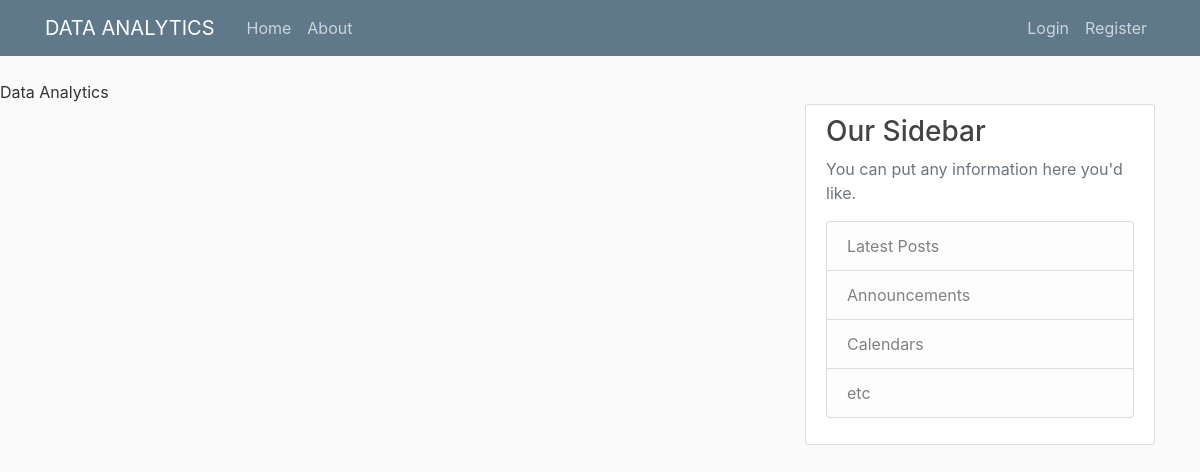
The app's page /home, older data.
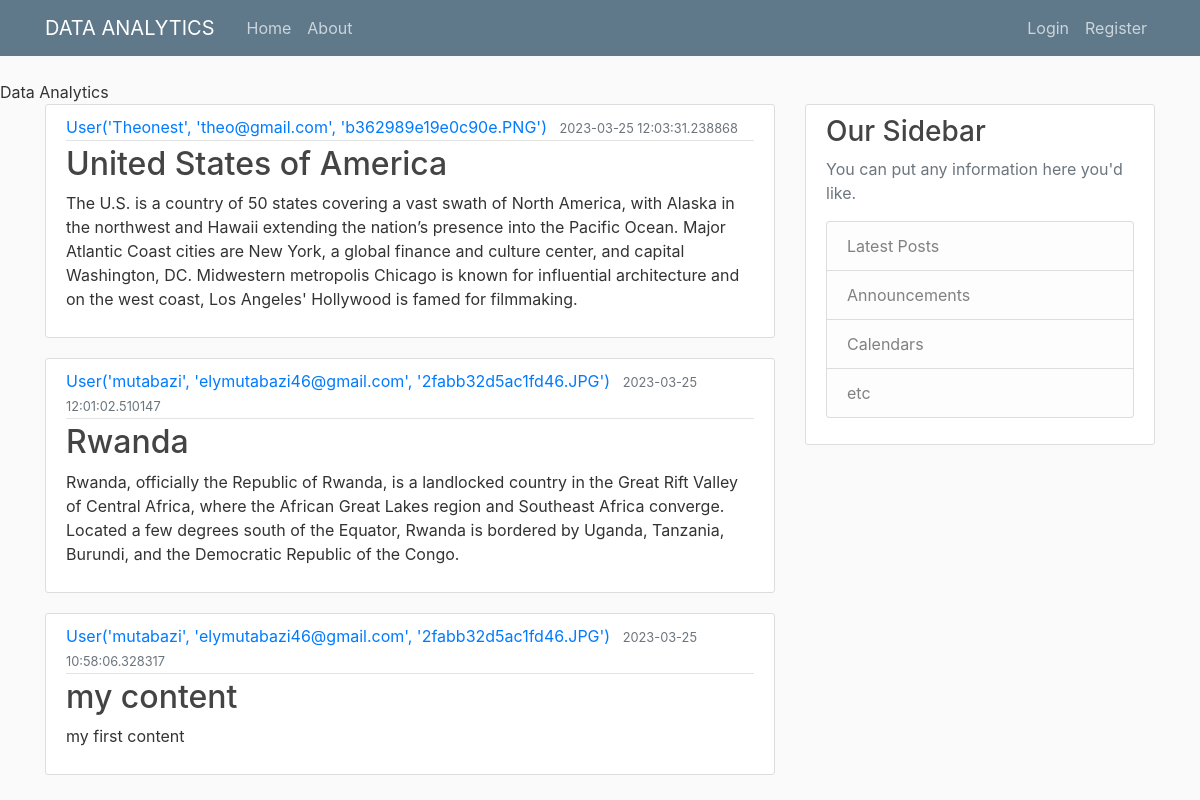
The same page, newer data.
### app/models.py (models this page shows, shortened)
class Post(db.Model):
    id= db.Column(db.Integer, primary_key= True)
    title= db.Column(db.String(100),nullable= False)
    date_posted= db.Column(db.DateTime, nullable= False, default=datetime.utcnow)
    content= db.Column(db.Text, nullable= False)
    user_id= db.Column(db.Integer, db.ForeignKey('user.id'), nullable= False)

class User(db.Model, UserMixin):
    id= db.Column(db.Integer, primary_key= True)
    username= db.Column(db.String(20), unique= True, nullable= False)
    email= db.Column(db.String(120), unique= True, nullable= False)
    image_file= db.Column(db.String(20), nullable= False, default= 'default.jpg')
    password= db.Column(db.String(60), nullable= False)
    posts= db.relationship('Post', backref='author', lazy= True)
    def __repr__(self):
        return f"User('{self.username}', '{self.email}', '{self.image_file}')"

### app/main/routes.py (the view)
@main.route("/")
@main.route("/home")
def home():
    page= request.args.get('page',1, type=int)
    posts= Post.query.order_by(Post.date_posted.desc()).paginate(page= page, per_page=4)
    return render_template('home.html', posts= posts)

### app/templates/home.html
{% extends "layout.html" %}
{% block content %}
    {% for post in posts %}
    <article class="media content-section">
        <div class="media-body">
          <div class="article-metadata">
            <a class="mr-2" href="#">{{ post.author }}</a>
            <small class="text-muted">{{ post.date_posted }}</small>
          </div>
          <h2><a class="article-title" href="#">{{ post.title }}</a></h2>
          <p class="article-content">{{ post.content }}</p>
        </div>
      </article>
    {% endfor %}
{% endblock content%}

Row changes from the older to the newer data that the page shows:
added Post: author "User('Theonest', 'theo@gmail.com', 'b362989e19e0c90e.PNG')", date_posted "2023-03-25 12:03:31.238868", title "United States of America", content "The U.S. is a country of 50 states covering a vast swath of North America, with Alaska in the northwest and Hawaii extending the nation’s presence into the Pacific Ocean. Major Atlantic Coast cities are New York, a global finance and culture center, and capital Washington, DC. Midwestern metropolis Chicago is known for influential architecture and on the west coast, Los Angeles' Hollywood is famed for filmmaking."
added Post: author "User('mutabazi', 'elymutabazi46@gmail.com', '2fabb32d5ac1fd46.JPG')", date_posted "2023-03-25 12:01:02.510147", title "Rwanda", content "Rwanda, officially the Republic of Rwanda, is a landlocked country in the Great Rift Valley of Central Africa, where the African Great Lakes region and Southeast Africa converge. Located a few degrees south of the Equator, Rwanda is bordered by Uganda, Tanzania, Burundi, and the Democratic Republic of the Congo."
added Post: author "User('mutabazi', 'elymutabazi46@gmail.com', '2fabb32d5ac1fd46.JPG')", date_posted "2023-03-25 10:58:06.328317", title "my content", content "my first content"
